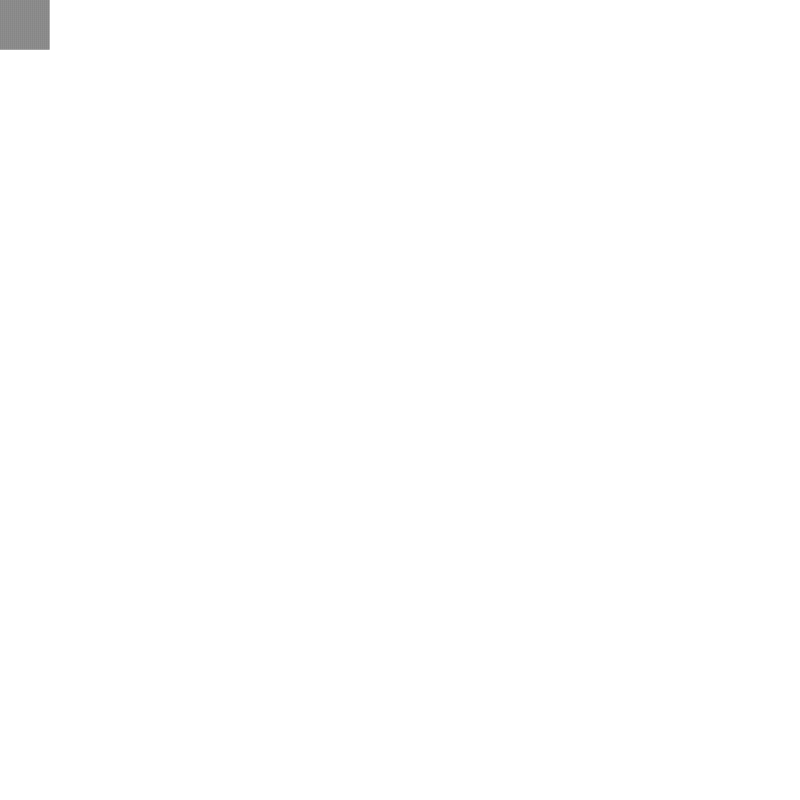
Frame 1 (no input)
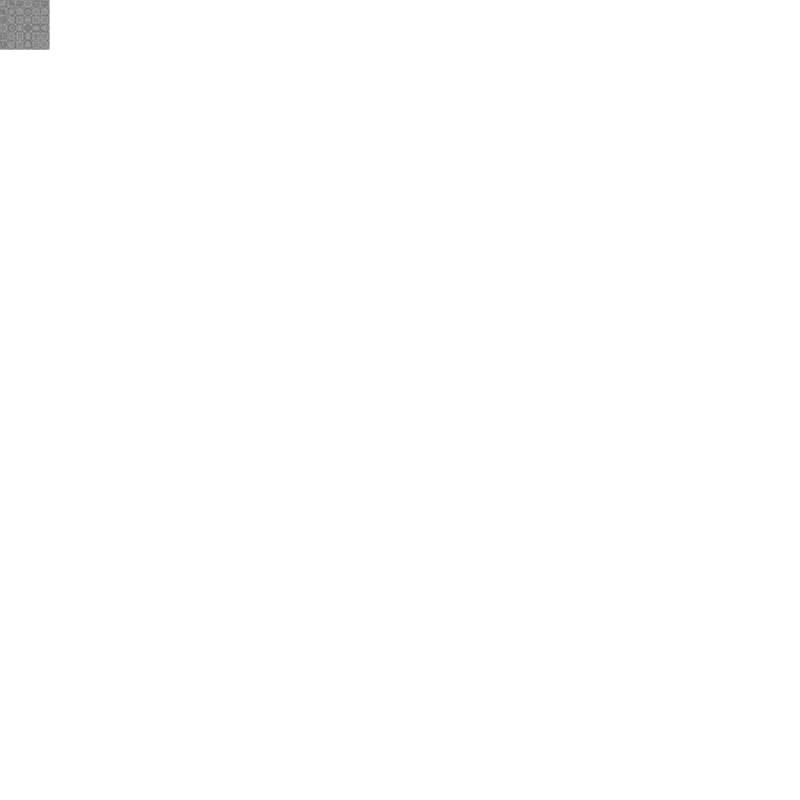
Frame 60 (no input)
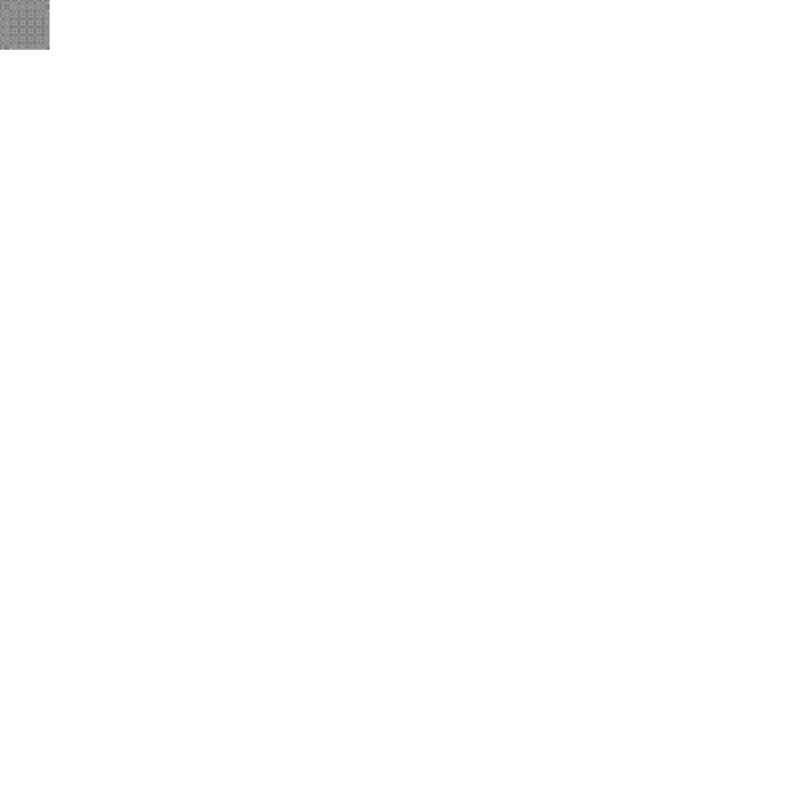
Frame 120 (the mouse pressed at the canvas centre since frame 60)

The p5.js sketch that drew these frames (run headless with seeded random() and noise() and a simulated clock; from frame 60 on, the mouse is pressed at the canvas centre):

// p5.js sketch
// ── sketch.js
var cols, rows
var side, corna, cornb

function setup() {
	createCanvas(800, 800)
	corna = 10
	cornb = 10
	side = 100
}

function draw() {
	background(255)
	for (var i = 0; i < 50; i++){
		for (var j = 0; j < 50; j++){
			var x = corna + i * side / 100
			var y = cornb + j * side / 100
			var c = floor(pow(x, 2) + pow(y, 2))
			if (c % 4 == 0){
				stroke(100)
				point(i, j)
			} else if (c % 2 == 0){
				stroke(0)
				point(i, j)
			} else {
				stroke(51)
				point(i, j)
			}
		}
	}
	side += 0.1
}
